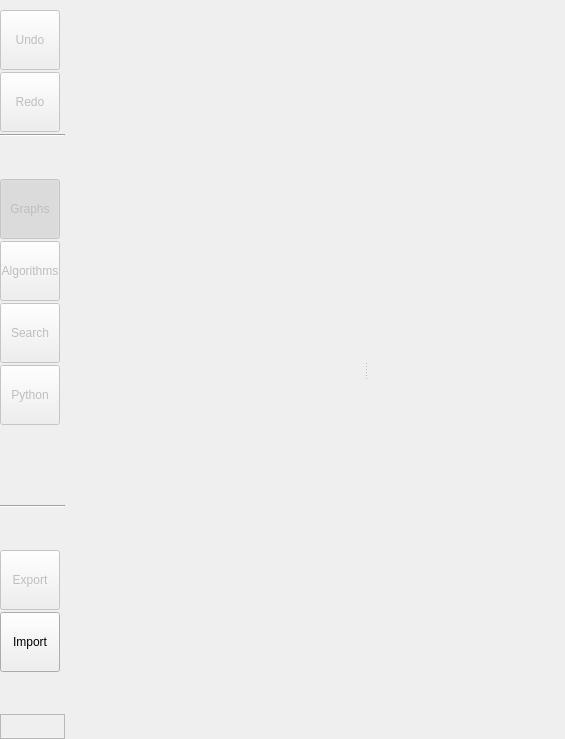
  <widget class="QWidget" name="appWidget">
   <layout class="QHBoxLayout" name="horizontalLayout">
    <property name="spacing">
     <number>0</number>
    </property>
    <property name="leftMargin">
     <number>0</number>
    </property>
    <property name="topMargin">
     <number>0</number>
    </property>
    <property name="rightMargin">
     <number>0</number>
    </property>
    <property name="bottomMargin">
     <number>0</number>
    </property>
    <item>
     <widget class="QFrame" name="modeSwitcherPanel">
      <property name="sizePolicy">
       <sizepolicy hsizetype="Maximum" vsizetype="Preferred">
        <horstretch>0</horstretch>
        <verstretch>0</verstretch>
       </sizepolicy>
      </property>
      <property name="frameShape">
       <enum>QFrame::NoFrame</enum>
      </property>
      <property name="frameShadow">
       <enum>QFrame::Raised</enum>
      </property>
      <layout class="QVBoxLayout" name="verticalLayout_2">
       <property name="spacing">
        <number>2</number>
       </property>
       <property name="leftMargin">
        <number>0</number>
       </property>
       <property name="topMargin">
        <number>10</number>
       </property>
       <property name="rightMargin">
        <number>0</number>
       </property>
       <property name="bottomMargin">
        <number>0</number>
       </property>
       <item>
        <widget class="QToolButton" name="undoButton">
         <property name="enabled">
          <bool>false</bool>
         </property>
         <property name="minimumSize">
          <size>
           <width>60</width>
           <height>60</height>
          </size>
         </property>
         <property name="maximumSize">
          <size>
           <width>60</width>
           <height>60</height>
          </size>
         </property>
         <property name="text">
          <string>Undo</string>
         </property>
         <property name="iconSize">
          <size>
           <width>28</width>
           <height>28</height>
          </size>
         </property>
         <property name="toolButtonStyle">
          <enum>Qt::ToolButtonTextUnderIcon</enum>
         </property>
        </widget>
       </item>
       <item>
        <widget class="QToolButton" name="redoButton">
         <property name="enabled">
          <bool>false</bool>
         </property>
         <property name="minimumSize">
          <size>
           <width>60</width>
           <height>60</height>
          </size>
         </property>
         <property name="maximumSize">
          <size>
           <width>60</width>
           <height>60</height>
          </size>
         </property>
         <property name="text">
          <string>Redo</string>
         </property>
         <property name="iconSize">
          <size>
           <width>28</width>
           <height>28</height>
          </size>
         </property>
         <property name="toolButtonStyle">
          <enum>Qt::ToolButtonTextUnderIcon</enum>
         </property>
        </widget>
       </item>
       <item>
        <widget class="Line" name="line">
         <property name="orientation">
          <enum>Qt::Horizontal</enum>
         </property>
        </widget>
       </item>
       <item>
        <spacer name="verticalSpacer_2">
         <property name="orientation">
          <enum>Qt::Vertical</enum>
         </property>
         <property name="sizeHint" stdset="0">
          <size>
           <width>20</width>
           <height>40</height>
          </size>
         </property>
        </spacer>
       </item>
       <item>
        <widget class="QToolButton" name="graphsButton">
         <property name="enabled">
          <bool>false</bool>
         </property>
         <property name="minimumSize">
          <size>
           <width>60</width>
           <height>60</height>
          </size>
         </property>
         <property name="maximumSize">
          <size>
           <width>60</width>
           <height>60</height>
          </size>
         </property>
         <property name="text">
          <string>Graphs</string>
         </property>
         <property name="iconSize">
          <size>
           <width>28</width>
           <height>28</height>
          </size>
         </property>
         <property name="checkable">
          <bool>true</bool>
         </property>
         <property name="checked">
          <bool>true</bool>
         </property>
         <property name="toolButtonStyle">
          <enum>Qt::ToolButtonTextUnderIcon</enum>
         </property>
        </widget>
       </item>
       <item>
        <widget class="QToolButton" name="algorithmsButton">
         <property name="enabled">
          <bool>false</bool>
         </property>
         <property name="minimumSize">
          <size>
           <width>60</width>
           <height>60</height>
          </size>
         </property>
         <property name="maximumSize">
          <size>
           <width>60</width>
           <height>60</height>
          </size>
         </property>
         <property name="text">
          <string>Algorithms</string>
         </property>
         <property name="iconSize">
          <size>
           <width>28</width>
           <height>28</height>
          </size>
         </property>
         <property name="checkable">
          <bool>true</bool>
         </property>
         <property name="toolButtonStyle">
          <enum>Qt::ToolButtonTextUnderIcon</enum>
         </property>
        </widget>
       </item>
       <item>
        <widget class="QToolButton" name="searchButton">
         <property name="enabled">
          <bool>false</bool>
         </property>
         <property name="minimumSize">
          <size>
           <width>60</width>
           <height>60</height>
          </size>
         </property>
         <property name="maximumSize">
          <size>
           <width>60</width>
           <height>60</height>
          </size>
         </property>
         <property name="text">
          <string>Search</string>
         </property>
         <property name="iconSize">
          <size>
           <width>28</width>
           <height>28</height>
          </size>
         </property>
         <property name="checkable">
          <bool>true</bool>
         </property>
         <property name="toolButtonStyle">
          <enum>Qt::ToolButtonTextUnderIcon</enum>
         </property>
        </widget>
       </item>
       <item>
        <widget class="QToolButton" name="pythonButton">
         <property name="enabled">
          <bool>false</bool>
         </property>
         <property name="minimumSize">
          <size>
           <width>60</width>
           <height>60</height>
          </size>
         </property>
         <property name="maximumSize">
          <size>
           <width>60</width>
           <height>60</height>
          </size>
         </property>
         <property name="text">
          <string>Python</string>
         </property>
         <property name="iconSize">
          <size>
           <width>28</width>
           <height>28</height>
          </size>
         </property>
         <property name="checkable">
          <bool>false</bool>
         </property>
         <property name="toolButtonStyle">
          <enum>Qt::ToolButtonTextUnderIcon</enum>
         </property>
        </widget>
       </item>
       <item>
        <spacer name="verticalSpacer">
         <property name="orientation">
          <enum>Qt::Vertical</enum>
         </property>
         <property name="sizeHint" stdset="0">
          <size>
           <width>20</width>
           <height>40</height>
          </size>
         </property>
        </spacer>
       </item>
       <item>
        <widget class="QFrame" name="loggerFrame">
         <property name="minimumSize">
          <size>
           <width>0</width>
           <height>36</height>
          </size>
         </property>
         <property name="maximumSize">
          <size>
           <width>60</width>
           <height>36</height>
          </size>
         </property>
         <layout class="QVBoxLayout" name="verticalLayout_4">
          <property name="spacing">
           <number>0</number>
          </property>
          <property name="leftMargin">
           <number>0</number>
          </property>
          <property name="topMargin">
           <number>0</number>
          </property>
          <property name="rightMargin">
           <number>0</number>
          </property>
          <property name="bottomMargin">
           <number>0</number>
          </property>
          <item>
           <layout class="QHBoxLayout" name="horizontalLayout_2">
            <property name="spacing">
             <number>3</number>
            </property>
            <property name="leftMargin">
             <number>0</number>
            </property>
            <property name="rightMargin">
             <number>0</number>
            </property>
            <item>
             <spacer name="horizontalSpacer_6">
              <property name="orientation">
               <enum>Qt::Horizontal</enum>
              </property>
              <property name="sizeType">
               <enum>QSizePolicy::Preferred</enum>
              </property>
              <property name="sizeHint" stdset="0">
               <size>
                <width>20</width>
                <height>10</height>
               </size>
              </property>
             </spacer>
            </item>
            <item>
             <widget class="QFrame" name="loggerFrameWarning">
              <property name="maximumSize">
               <size>
                <width>16777215</width>
                <height>16777215</height>
               </size>
              </property>
              <layout class="QHBoxLayout" name="horizontalLayout_7">
               <property name="spacing">
                <number>2</number>
               </property>
               <property name="leftMargin">
                <number>0</number>
               </property>
               <property name="topMargin">
                <number>0</number>
               </property>
               <property name="rightMargin">
                <number>0</number>
               </property>
               <property name="bottomMargin">
                <number>0</number>
               </property>
               <item>
                <widget class="QLabel" name="loggerIconWarning">
                 <property name="sizePolicy">
                  <sizepolicy hsizetype="Preferred" vsizetype="Preferred">
                   <horstretch>0</horstretch>
                   <verstretch>0</verstretch>
                  </sizepolicy>
                 </property>
                 <property name="minimumSize">
                  <size>
                   <width>0</width>
                   <height>0</height>
                  </size>
                 </property>
                 <property name="maximumSize">
                  <size>
                   <width>16</width>
                   <height>16</height>
                  </size>
                 </property>
                 <property name="alignment">
                  <set>Qt::AlignRight|Qt::AlignTrailing|Qt::AlignVCenter</set>
                 </property>
                </widget>
               </item>
               <item>
                <widget class="QLabel" name="loggerMessageWarning">
                 <property name="sizePolicy">
                  <sizepolicy hsizetype="Preferred" vsizetype="Preferred">
                   <horstretch>0</horstretch>
                   <verstretch>0</verstretch>
                  </sizepolicy>
                 </property>
                 <property name="minimumSize">
                  <size>
                   <width>0</width>
                   <height>0</height>
                  </size>
                 </property>
                 <property name="maximumSize">
                  <size>
                   <width>16777215</width>
                   <height>16</height>
                  </size>
                 </property>
                 <property name="text">
                  <string/>
                 </property>
                </widget>
               </item>
              </layout>
             </widget>
            </item>
            <item>
             <widget class="QFrame" name="loggerFrameError">
              <property name="maximumSize">
               <size>
                <width>16777215</width>
                <height>16777215</height>
               </size>
              </property>
              <layout class="QHBoxLayout" name="horizontalLayout_8">
               <property name="spacing">
                <number>2</number>
               </property>
               <property name="leftMargin">
                <number>0</number>
               </property>
               <property name="topMargin">
                <number>0</number>
               </property>
               <property name="rightMargin">
                <number>0</number>
               </property>
               <property name="bottomMargin">
                <number>0</number>
               </property>
               <item>
                <widget class="QLabel" name="loggerIconError">
                 <property name="sizePolicy">
                  <sizepolicy hsizetype="Preferred" vsizetype="Preferred">
                   <horstretch>0</horstretch>
                   <verstretch>0</verstretch>
                  </sizepolicy>
                 </property>
                 <property name="minimumSize">
                  <size>
                   <width>0</width>
                   <height>0</height>
                  </size>
                 </property>
                 <property name="maximumSize">
                  <size>
                   <width>16</width>
                   <height>16</height>
                  </size>
                 </property>
                 <property name="alignment">
                  <set>Qt::AlignRight|Qt::AlignTrailing|Qt::AlignVCenter</set>
                 </property>
                </widget>
               </item>
               <item>
                <widget class="QLabel" name="loggerMessageError">
                 <property name="sizePolicy">
                  <sizepolicy hsizetype="Preferred" vsizetype="Preferred">
                   <horstretch>0</horstretch>
                   <verstretch>0</verstretch>
                  </sizepolicy>
                 </property>
                 <property name="minimumSize">
                  <size>
                   <width>0</width>
                   <height>0</height>
                  </size>
                 </property>
                 <property name="maximumSize">
                  <size>
                   <width>16777215</width>
                   <height>16</height>
                  </size>
                 </property>
                 <property name="text">
                  <string/>
                 </property>
                </widget>
               </item>
              </layout>
             </widget>
            </item>
            <item>
             <spacer name="horizontalSpacer_5">
              <property name="orientation">
               <enum>Qt::Horizontal</enum>
              </property>
              <property name="sizeType">
               <enum>QSizePolicy::Preferred</enum>
              </property>
              <property name="sizeHint" stdset="0">
               <size>
                <width>20</width>
                <height>10</height>
               </size>
              </property>
             </spacer>
            </item>
           </layout>
          </item>
          <item>
           <layout class="QHBoxLayout" name="horizontalLayout_10">
            <property name="spacing">
             <number>3</number>
            </property>
            <property name="leftMargin">
             <number>0</number>
            </property>
            <property name="rightMargin">
             <number>0</number>
            </property>
            <item>
             <spacer name="horizontalSpacer_3">
              <property name="orientation">
               <enum>Qt::Horizontal</enum>
              </property>
              <property name="sizeType">
               <enum>QSizePolicy::Preferred</enum>
              </property>
              <property name="sizeHint" stdset="0">
               <size>
                <width>40</width>
                <height>20</height>
               </size>
              </property>
             </spacer>
            </item>
            <item>
             <widget class="QFrame" name="loggerFrameInfo">
              <property name="maximumSize">
               <size>
                <width>16777215</width>
                <height>16777215</height>
               </size>
              </property>
              <layout class="QHBoxLayout" name="horizontalLayout_9">
               <property name="spacing">
                <number>2</number>
               </property>
               <property name="leftMargin">
                <number>0</number>
               </property>
               <property name="topMargin">
                <number>0</number>
               </property>
               <property name="rightMargin">
                <number>0</number>
               </property>
               <property name="bottomMargin">
                <number>0</number>
               </property>
               <item>
                <widget class="QLabel" name="loggerIconInfo">
                 <property name="sizePolicy">
                  <sizepolicy hsizetype="Preferred" vsizetype="Preferred">
                   <horstretch>0</horstretch>
                   <verstretch>0</verstretch>
                  </sizepolicy>
                 </property>
                 <property name="minimumSize">
                  <size>
                   <width>0</width>
                   <height>0</height>
                  </size>
                 </property>
                 <property name="maximumSize">
                  <size>
                   <width>16</width>
                   <height>16</height>
                  </size>
                 </property>
                 <property name="alignment">
                  <set>Qt::AlignRight|Qt::AlignTrailing|Qt::AlignVCenter</set>
                 </property>
                </widget>
               </item>
               <item>
                <widget class="QLabel" name="loggerMessageInfo">
                 <property name="sizePolicy">
                  <sizepolicy hsizetype="Preferred" vsizetype="Preferred">
                   <horstretch>0</horstretch>
                   <verstretch>0</verstretch>
                  </sizepolicy>
                 </property>
                 <property name="minimumSize">
                  <size>
                   <width>0</width>
                   <height>0</height>
                  </size>
                 </property>
                 <property name="maximumSize">
                  <size>
                   <width>16777215</width>
                   <height>16</height>
                  </size>
                 </property>
                 <property name="text">
                  <string/>
                 </property>
                 <property name="scaledContents">
                  <bool>false</bool>
                 </property>
                 <property name="alignment">
                  <set>Qt::AlignLeading|Qt::AlignLeft|Qt::AlignVCenter</set>
                 </property>
                </widget>
               </item>
              </layout>
             </widget>
            </item>
            <item>
             <widget class="QFrame" name="loggerFramePython">
              <property name="maximumSize">
               <size>
                <width>16777215</width>
                <height>16777215</height>
               </size>
              </property>
              <layout class="QHBoxLayout" name="horizontalLayout_4">
               <property name="spacing">
                <number>2</number>
               </property>
               <property name="leftMargin">
                <number>0</number>
               </property>
               <property name="topMargin">
                <number>0</number>
               </property>
               <property name="rightMargin">
                <number>0</number>
               </property>
               <property name="bottomMargin">
                <number>0</number>
               </property>
               <item>
                <widget class="QLabel" name="loggerIconPython">
                 <property name="sizePolicy">
                  <sizepolicy hsizetype="Preferred" vsizetype="Preferred">
                   <horstretch>0</horstretch>
                   <verstretch>0</verstretch>
                  </sizepolicy>
                 </property>
                 <property name="minimumSize">
                  <size>
                   <width>0</width>
                   <height>0</height>
                  </size>
                 </property>
                 <property name="maximumSize">
                  <size>
                   <width>16</width>
                   <height>16</height>
                  </size>
                 </property>
                 <property name="alignment">
                  <set>Qt::AlignRight|Qt::AlignTrailing|Qt::AlignVCenter</set>
                 </property>
                </widget>
               </item>
               <item>
                <widget class="QLabel" name="loggerMessagePython">
                 <property name="sizePolicy">
                  <sizepolicy hsizetype="Preferred" vsizetype="Preferred">
                   <horstretch>0</horstretch>
                   <verstretch>0</verstretch>
                  </sizepolicy>
                 </property>
                 <property name="minimumSize">
                  <size>
                   <width>0</width>
                   <height>0</height>
                  </size>
                 </property>
                 <property name="maximumSize">
                  <size>
                   <width>16777215</width>
                   <height>16</height>
                  </size>
                 </property>
                 <property name="text">
                  <string/>
                 </property>
                </widget>
               </item>
              </layout>
             </widget>
            </item>
            <item>
             <spacer name="horizontalSpacer_4">
              <property name="orientation">
               <enum>Qt::Horizontal</enum>
              </property>
              <property name="sizeType">
               <enum>QSizePolicy::Preferred</enum>
              </property>
              <property name="sizeHint" stdset="0">
               <size>
                <width>40</width>
                <height>20</height>
               </size>
              </property>
             </spacer>
            </item>
           </layout>
          </item>
         </layout>
        </widget>
       </item>
       <item>
        <widget class="Line" name="line_2">
         <property name="orientation">
          <enum>Qt::Horizontal</enum>
         </property>
        </widget>
       </item>
       <item>
        <spacer name="verticalSpacer_4">
         <property name="orientation">
          <enum>Qt::Vertical</enum>
         </property>
         <property name="sizeHint" stdset="0">
          <size>
           <width>20</width>
           <height>40</height>
          </size>
         </property>
        </spacer>
       </item>
       <item>
        <widget class="QToolButton" name="exportButton">
         <property name="enabled">
          <bool>false</bool>
         </property>
         <property name="minimumSize">
          <size>
           <width>60</width>
           <height>60</height>
          </size>
         </property>
         <property name="maximumSize">
          <size>
           <width>60</width>
           <height>60</height>
          </size>
         </property>
         <property name="text">
          <string>Export</string>
         </property>
         <property name="iconSize">
          <size>
           <width>28</width>
           <height>28</height>
          </size>
         </property>
         <property name="toolButtonStyle">
          <enum>Qt::ToolButtonTextUnderIcon</enum>
         </property>
        </widget>
       </item>
       <item>
        <widget class="QToolButton" name="importButton">
         <property name="minimumSize">
          <size>
           <width>60</width>
           <height>60</height>
          </size>
         </property>
         <property name="maximumSize">
          <size>
           <width>60</width>
           <height>60</height>
          </size>
         </property>
         <property name="text">
          <string>Import</string>
         </property>
         <property name="iconSize">
          <size>
           <width>28</width>
           <height>28</height>
          </size>
         </property>
         <property name="toolButtonStyle">
          <enum>Qt::ToolButtonTextUnderIcon</enum>
         </property>
        </widget>
       </item>
       <item>
        <spacer name="verticalSpacer_3">
         <property name="orientation">
          <enum>Qt::Vertical</enum>
         </property>
         <property name="sizeHint" stdset="0">
          <size>
           <width>20</width>
           <height>40</height>
          </size>
         </property>
        </spacer>
       </item>
       <item>
        <widget class="QFrame" name="frame">
         <property name="minimumSize">
          <size>
           <width>0</width>
           <height>25</height>
          </size>
         </property>
         <property name="maximumSize">
          <size>
           <width>16777215</width>
           <height>25</height>
          </size>
         </property>
         <property name="frameShape">
          <enum>QFrame::StyledPanel</enum>
         </property>
         <property name="frameShadow">
          <enum>QFrame::Raised</enum>
         </property>
         <property name="bottomFrame" stdset="0">
          <bool>true</bool>
         </property>
         <layout class="QHBoxLayout" name="horizontalLayout_5">
          <property name="spacing">
           <number>0</number>
          </property>
          <property name="leftMargin">
           <number>0</number>
          </property>
          <property name="topMargin">
           <number>0</number>
          </property>
          <property name="rightMargin">
           <number>0</number>
          </property>
          <property name="bottomMargin">
           <number>0</number>
          </property>
          <item>
           <widget class="QPushButton" name="sidebarButton">
            <property name="minimumSize">
             <size>
              <width>21</width>
              <height>21</height>
             </size>
            </property>
            <property name="maximumSize">
             <size>
              <width>21</width>
              <height>21</height>
             </size>
            </property>
            <property name="text">
             <string/>
            </property>
            <property name="icon">
             <iconset>
              <normaloff>:/talipot/gui/ui/sidebar.png</normaloff>:/talipot/gui/ui/sidebar.png</iconset>
            </property>
            <property name="checkable">
             <bool>false</bool>
            </property>
            <property name="checked">
             <bool>false</bool>
            </property>
            <property name="flat">
             <bool>true</bool>
            </property>
           </widget>
          </item>
          <item>
           <widget class="QPushButton" name="menubarButton">
            <property name="minimumSize">
             <size>
              <width>21</width>
              <height>21</height>
             </size>
            </property>
            <property name="maximumSize">
             <size>
              <width>21</width>
              <height>21</height>
             </size>
            </property>
            <property name="text">
             <string/>
            </property>
            <property name="icon">
             <iconset>
              <normaloff>:/talipot/gui/ui/menubar.png</normaloff>:/talipot/gui/ui/menubar.png</iconset>
            </property>
            <property name="checkable">
             <bool>false</bool>
            </property>
            <property name="checked">
             <bool>false</bool>
            </property>
            <property name="flat">
             <bool>true</bool>
            </property>
           </widget>
          </item>
          <item>
           <widget class="QPushButton" name="fullscreenButton">
            <property name="minimumSize">
             <size>
              <width>21</width>
              <height>21</height>
             </size>
            </property>
            <property name="maximumSize">
             <size>
              <width>21</width>
              <height>21</height>
             </size>
            </property>
            <property name="text">
             <string/>
            </property>
            <property name="checkable">
             <bool>true</bool>
            </property>
            <property name="flat">
             <bool>true</bool>
            </property>
           </widget>
          </item>
         </layout>
        </widget>
       </item>
      </layout>
     </widget>
    </item>
    <item>
     <widget class="QWidget" name="mainWidget" native="true">
      <property name="minimumSize">
       <size>
        <width>500</width>
        <height>0</height>
       </size>
      </property>
      <layout class="QVBoxLayout" name="verticalLayout_7">
       <property name="spacing">
        <number>0</number>
       </property>
       <property name="leftMargin">
        <number>0</number>
       </property>
       <property name="topMargin">
        <number>0</number>
       </property>
       <property name="rightMargin">
        <number>0</number>
       </property>
       <property name="bottomMargin">
        <number>0</number>
       </property>
       <item>
        <widget class="QSplitter" name="mainSplitter">
         <property name="sizePolicy">
          <sizepolicy hsizetype="Preferred" vsizetype="Preferred">
           <horstretch>0</horstretch>
           <verstretch>0</verstretch>
          </sizepolicy>
         </property>
         <property name="orientation">
          <enum>Qt::Horizontal</enum>
         </property>
         <property name="handleWidth">
          <number>2</number>
         </property>
         <widget class="QStackedWidget" name="docksWidget">
          <property name="sizePolicy">
           <sizepolicy hsizetype="Ignored" vsizetype="Preferred">
            <horstretch>0</horstretch>
            <verstretch>0</verstretch>
           </sizepolicy>
          </property>
          <property name="minimumSize">
           <size>
            <width>300</width>
            <height>0</height>
           </size>
          </property>
          <property name="baseSize">
           <size>
            <width>0</width>
            <height>0</height>
           </size>
          </property>
          <widget class="GraphHierarchiesEditor" name="graphHierarchiesEditor"/>
          <widget class="AlgorithmRunner" name="algorithmRunner"/>
          <widget class="SearchWidget" name="searchWidget"/>
         </widget>
         <widget class="tlp::Workspace" name="workspace" native="true"/>
        </widget>
       </item>
      </layout>
     </widget>
    </item>
   </layout>
  </widget>
